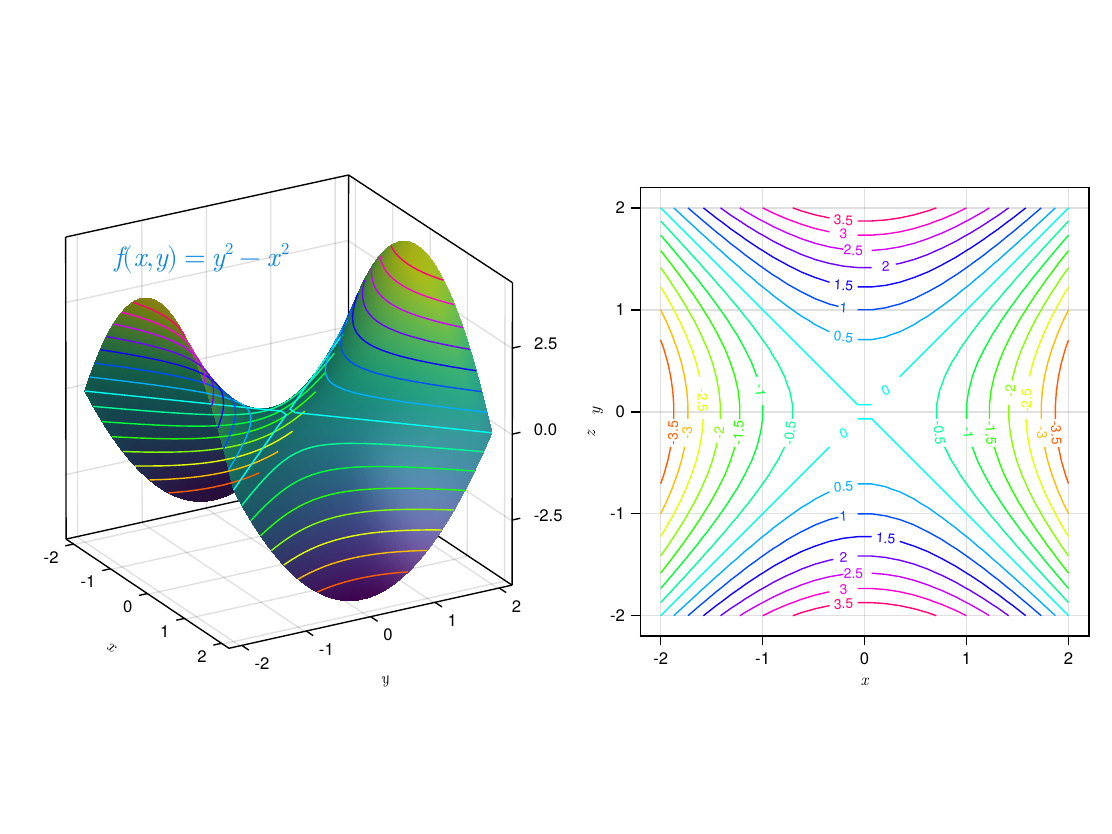

Generate this figure with Julia:
using CairoMakie
graphictype = "pdf"
CairoMakie.activate!(type = graphictype)
myblue = RGBf(0.067,0.529,0.871)
f(x,y) = y^2-x^2
xs = ys = range(-2, 2; length=30)
zs = f.(xs, ys')
size_inches = (8, 6)
size_pt = 100 .* size_inches
fig = Figure(resolution = size_pt, fontsize = 12, backgroundcolor=:transparent)
ax1 = Axis3(fig[1,1], xlabel = L"$x$", ylabel = L"$y$", zlabel = L"$z$", azimuth = -pi/6, aspect = (1,1,1))
surface!(ax1, xs, ys, zs)
contour3d!(ax1, xs, ys, zs, levels = -4:0.5:4, colormap=:hsv)
text!(ax1, -1.2, -2, 4, text = L"$f(x,y)=y^2-x^2$", color = myblue, fontsize = 20)
ax2 = Axis(fig[1,2], xlabel = L"$x$", ylabel = L"$y$", aspect = 1)
contour!(ax2, xs, ys, zs; labels = true, levels = -4:0.5:4, colormap=:hsv)
save("img/derivadas-funciones-varias-variables/curvas-nivel." * graphictype, fig, pt_per_unit = 1)
fig